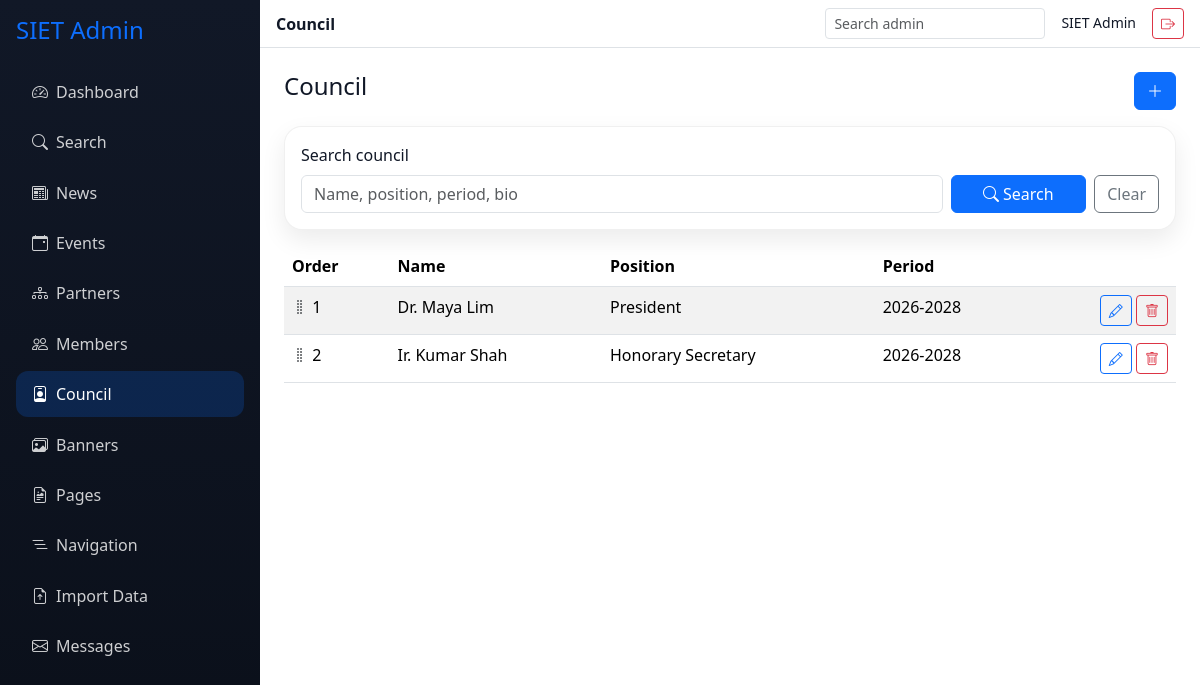
The app's page /admin/council.php (signed in) with its own data.
### tables this page shows
CREATE TABLE council (
  id INT AUTO_INCREMENT PRIMARY KEY,
  name VARCHAR(100) NOT NULL,
  position VARCHAR(100),
  period VARCHAR(50),
  image VARCHAR(255),
  bio TEXT,
  display_order INT DEFAULT 0,
  created_at TIMESTAMP DEFAULT CURRENT_TIMESTAMP
);

### includes/functions.php (called while the page is built, shortened)
<?php
function e(?string $value): string
{
    return htmlspecialchars((string) $value, ENT_QUOTES, 'UTF-8');
}
function sanitize(?string $value): string
{
    return trim(strip_tags((string) $value));
}
function media_url(?string $value): string
{
    $value = trim((string) $value);
    if (str_starts_with($value, 'data:') || str_starts_with($value, 'https://placehold.co')) {
        return $value;
    }
    return site_base_path() . '/' . ltrim($value, '/');
}
?>

### admin/council.php (the view, shortened to what this page needs)
<?php
require_once __DIR__ . '/_header.php';
$q = sanitize($_GET['q'] ?? '');
$params = [];
$sql = 'SELECT * FROM council';
$sql .= ' ORDER BY display_order, name';
$stmt = $pdo->prepare($sql);
$stmt->execute($params);
$items = $stmt->fetchAll();
?>
<div class="d-flex justify-content-between mb-3"><h4>Council</h4><button class="btn btn-primary" data-bs-toggle="modal" data-bs-target="#councilModal"><i class="bi bi-plus-lg"></i></button></div>
<form class="card card-body mb-3" method="get"><div class="row g-2 align-items-end">
  <div class="col-md-9"><label class="form-label">Search council</label><input name="q" class="form-control" value="<?= e($q) ?>" placeholder="Name, position, period, bio"></div>
  <div class="col-md-3 d-flex gap-2"><button class="btn btn-primary flex-fill"><i class="bi bi-search me-1"></i>Search</button><a class="btn btn-outline-secondary" href="<?= SITE_URL ?>/admin/council.php">Clear</a></div>
</div></form>
<div class="table-responsive"><table class="table table-striped table-hover bg-white"><thead><tr><th>Order</th><th>Name</th><th>Position</th><th>Period</th><th></th></tr></thead><tbody>
<?php foreach ($items as $item): ?><?php $itemPayload = $item; $itemPayload['image'] = media_url($item['image']); $itemPayload['existing_image'] = media_url($item['image']); ?><tr><td><i class="bi bi-grip-vertical text-muted"></i> <?= (int) $item['display_order'] ?></td><td><?= e($item['name']) ?></td><td><?= e($item['position']) ?></td><td><?= e($item['period']) ?></td><td class="text-end"><button class="btn btn-sm btn-outline-primary edit-item" data-bs-toggle="modal" data-bs-target="#councilModal" data-item='<?= e(json_encode($itemPayload)) ?>'><i class="bi bi-pencil"></i></button> <form class="d-inline" method="post" action="<?= SITE_URL ?>/admin/ajax/delete.php" onsubmit="return confirm('Delete this council member?')"><input type="hidden" name="table" value="council"><input type="hidden" name="id" value="<?= (int) $item['id'] ?>"><button class="btn btn-sm btn-outline-danger"><i class="bi bi-trash"></i></button></form></td></tr><?php endforeach; ?>
</tbody></table></div>
<?php require_once __DIR__ . '/_footer.php'; ?>

### assets/css/custom.css (style rules this page uses)
:root { --primary-color: #0d6efd; --secondary-color: #06b6d4; --accent-color: #a855f7; --text-dark: #111827; --text-muted: #6b7280; --background-soft: #f8fafc; --font-family: "Segoe UI", system-ui, -apple-system, Arial, sans-serif; --navbar-bg: #ffffff; --footer-bg: linear-gradient(180deg, rgba(17,24,39,1) 0%, rgba(10,15,25,1) 100%); --topbar-bg: linear-gradient(90deg, rgba(11,42,74,.98), rgba(13,110,253,.88)); --card-shadow: 0 10px 25px rgba(0,0,0,.08); --card-border: 1px solid rgba(0,0,0,.06); --border-radius: 18px; --pill-radius: 999px; --s-color: #2563eb; --i-color: #16a34a; --e-color: #f97316; --t-color: #a855f7; --bs-primary: #0d6efd; --bs-primary-rgb: 13,110,253; --bs-body-font-family: var(--font-family); --bs-body-color: var(--text-dark); --bs-link-color: var(--primary-color); --bs-link-hover-color: #0b5ed7; }
body { background: #ffffff; color: var(--text-dark); font-family: var(--font-family); }
.lead-card, .contact-card, .card, .stat-card, .value-card, .about-card, .about-side__card { background: #fff; border: var(--card-border); border-radius: var(--border-radius); box-shadow: var(--card-shadow); }
.card, .stat-card { overflow: hidden; }
.btn-primary { --bs-btn-bg: var(--primary-color); --bs-btn-border-color: var(--primary-color); --bs-btn-hover-bg: #0b5ed7; --bs-btn-hover-border-color: #0b5ed7; }
.btn-outline-primary { --bs-btn-color: var(--primary-color); --bs-btn-border-color: var(--primary-color); --bs-btn-hover-bg: var(--primary-color); --bs-btn-hover-border-color: var(--primary-color); }

### records on screen
council: display_order "1", name "Dr. Maya Lim", position "President", period "2026-2028"
council: display_order "2", name "Ir. Kumar Shah", position "Honorary Secretary", period "2026-2028"

### other values on screen
$meta[0] "Dashboard"
$meta[0] "Search"
$meta[0] "News"
$meta[0] "Events"
$meta[0] "Partners"
$meta[0] "Members"
$meta[0] "Council"
$meta[0] "Banners"
$meta[0] "Pages"
$meta[0] "Navigation"
$meta[0] "Import Data"
$meta[0] "Messages"
$pageTitle "Council"
current_user()['name'] "SIET Admin"
